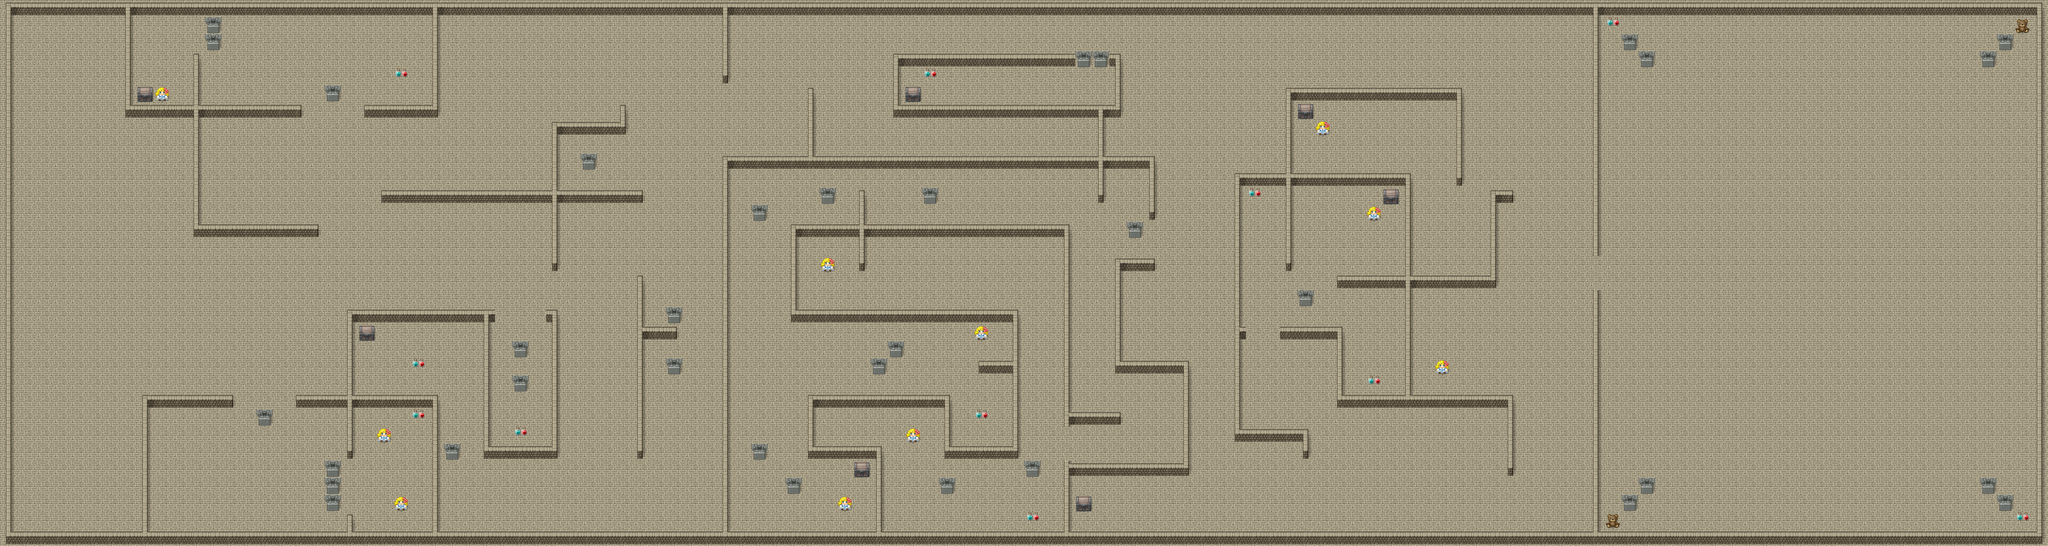

This game map was drawn from its Tiled (.tmx) file and the tilesets committed beside it. A one-line description and the trimmed map source follow:
An orthogonal 120x32 tile map with 32x32 px tiles, 4 tile layers (Floors, Walls, Stairs, Items), 2 tilesets.

<map version="1.4" tiledversion="1.4.2" orientation="orthogonal" renderorder="right-down" width="120" height="32" tilewidth="32" tileheight="32" infinite="0" nextlayerid="7" nextobjectid="1">
 <tileset firstgid="1" source="[Base]BaseChip_pipo.tsx" />
 <tileset firstgid="1065" source="[Base]BaseChip_pipo.tsx" />
 <layer id="1" name="Floors" width="120" height="32">
  <data>[3840 cells, 3840 non-empty, 2 distinct tile ids]</data>
 </layer>
 <layer id="2" name="Walls" width="120" height="32">
  <data>[3840 cells, 794 non-empty, 15 distinct tile ids]</data>
 </layer>
 <layer id="6" name="Stairs" width="120" height="32">
  <data>[3840 cells, 0 non-empty, 0 distinct tile ids]</data>
 </layer>
 <layer id="5" name="Items" width="120" height="32">
  <data>[3840 cells, 64 non-empty, 5 distinct tile ids]</data>
 </layer>
</map>
